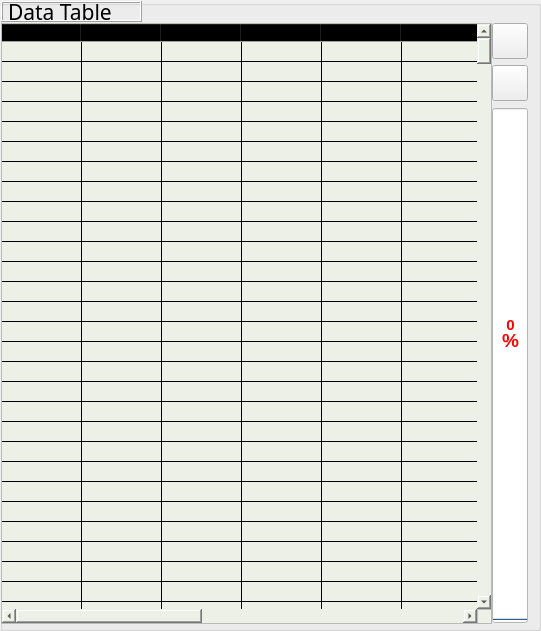
   <widget class="QGroupBox" name="groupBox_4">
    <property name="geometry">
     <rect>
      <x>340</x>
      <y>18</y>
      <width>541</width>
      <height>631</height>
     </rect>
    </property>
    <property name="styleSheet">
     <string notr="true"/>
    </property>
    <property name="title">
     <string/>
    </property>
    <property name="flat">
     <bool>false</bool>
    </property>
    <widget class="QTableWidget" name="tableWidget">
     <property name="geometry">
      <rect>
       <x>1</x>
       <y>23</y>
       <width>491</width>
       <height>601</height>
      </rect>
     </property>
     <property name="palette">
      <palette>
       <active>
        <colorrole role="WindowText">
         <brush brushstyle="SolidPattern">
          <color alpha="255">
           <red>0</red>
           <green>0</green>
           <blue>0</blue>
          </color>
         </brush>
        </colorrole>
        <colorrole role="Button">
         <brush brushstyle="SolidPattern">
          <color alpha="240">
           <red>236</red>
           <green>240</green>
           <blue>230</blue>
          </color>
         </brush>
        </colorrole>
        <colorrole role="Light">
         <brush brushstyle="SolidPattern">
          <color alpha="255">
           <red>0</red>
           <green>255</green>
           <blue>0</blue>
          </color>
         </brush>
        </colorrole>
        <colorrole role="Midlight">
         <brush brushstyle="SolidPattern">
          <color alpha="255">
           <red>0</red>
           <green>212</green>
           <blue>0</blue>
          </color>
         </brush>
        </colorrole>
        <colorrole role="Dark">
         <brush brushstyle="SolidPattern">
          <color alpha="255">
           <red>0</red>
           <green>85</green>
           <blue>0</blue>
          </color>
         </brush>
        </colorrole>
        <colorrole role="Mid">
         <brush brushstyle="SolidPattern">
          <color alpha="255">
           <red>0</red>
           <green>113</green>
           <blue>0</blue>
          </color>
         </brush>
        </colorrole>
        <colorrole role="Text">
         <brush brushstyle="SolidPattern">
          <color alpha="255">
           <red>0</red>
           <green>0</green>
           <blue>0</blue>
          </color>
         </brush>
        </colorrole>
        <colorrole role="BrightText">
         <brush brushstyle="SolidPattern">
          <color alpha="255">
           <red>255</red>
           <green>255</green>
           <blue>255</blue>
          </color>
         </brush>
        </colorrole>
        <colorrole role="ButtonText">
         <brush brushstyle="SolidPattern">
          <color alpha="255">
           <red>0</red>
           <green>0</green>
           <blue>0</blue>
          </color>
         </brush>
        </colorrole>
        <colorrole role="Base">
         <brush brushstyle="NoBrush">
          <color alpha="255">
           <red>0</red>
           <green>0</green>
           <blue>0</blue>
          </color>
         </brush>
        </colorrole>
        <colorrole role="Window">
         <brush brushstyle="SolidPattern">
          <color alpha="240">
           <red>236</red>
           <green>240</green>
           <blue>230</blue>
          </color>
         </brush>
        </colorrole>
        <colorrole role="Shadow">
         <brush brushstyle="SolidPattern">
          <color alpha="255">
           <red>0</red>
           <green>0</green>
           <blue>0</blue>
          </color>
         </brush>
        </colorrole>
        <colorrole role="AlternateBase">
         <brush brushstyle="SolidPattern">
          <color alpha="255">
           <red>127</red>
           <green>212</green>
           <blue>127</blue>
          </color>
         </brush>
        </colorrole>
        <colorrole role="ToolTipBase">
         <brush brushstyle="SolidPattern">
          <color alpha="255">
           <red>255</red>
           <green>255</green>
           <blue>220</blue>
          </color>
         </brush>
        </colorrole>
        <colorrole role="ToolTipText">
         <brush brushstyle="SolidPattern">
          <color alpha="255">
           <red>0</red>
           <green>0</green>
           <blue>0</blue>
          </color>
         </brush>
        </colorrole>
       </active>
       <inactive>
        <colorrole role="WindowText">
         <brush brushstyle="SolidPattern">
          <color alpha="255">
           <red>0</red>
           <green>0</green>
           <blue>0</blue>
          </color>
         </brush>
        </colorrole>
        <colorrole role="Button">
         <brush brushstyle="SolidPattern">
          <color alpha="240">
           <red>236</red>
           <green>240</green>
           <blue>230</blue>
          </color>
         </brush>
        </colorrole>
        <colorrole role="Light">
         <brush brushstyle="SolidPattern">
          <color alpha="255">
           <red>0</red>
           <green>255</green>
           <blue>0</blue>
          </color>
         </brush>
        </colorrole>
        <colorrole role="Midlight">
         <brush brushstyle="SolidPattern">
          <color alpha="255">
           <red>0</red>
           <green>212</green>
           <blue>0</blue>
          </color>
         </brush>
        </colorrole>
        <colorrole role="Dark">
         <brush brushstyle="SolidPattern">
          <color alpha="255">
           <red>0</red>
           <green>85</green>
           <blue>0</blue>
          </color>
         </brush>
        </colorrole>
        <colorrole role="Mid">
         <brush brushstyle="SolidPattern">
          <color alpha="255">
           <red>0</red>
           <green>113</green>
           <blue>0</blue>
          </color>
         </brush>
        </colorrole>
        <colorrole role="Text">
         <brush brushstyle="SolidPattern">
          <color alpha="255">
           <red>0</red>
           <green>0</green>
           <blue>0</blue>
          </color>
         </brush>
        </colorrole>
        <colorrole role="BrightText">
         <brush brushstyle="SolidPattern">
          <color alpha="255">
           <red>255</red>
           <green>255</green>
           <blue>255</blue>
          </color>
         </brush>
        </colorrole>
        <colorrole role="ButtonText">
         <brush brushstyle="SolidPattern">
          <color alpha="255">
           <red>0</red>
           <green>0</green>
           <blue>0</blue>
          </color>
         </brush>
        </colorrole>
        <colorrole role="Base">
         <brush brushstyle="NoBrush">
          <color alpha="255">
           <red>0</red>
           <green>0</green>
           <blue>0</blue>
          </color>
         </brush>
        </colorrole>
        <colorrole role="Window">
         <brush brushstyle="SolidPattern">
          <color alpha="240">
           <red>236</red>
           <green>240</green>
           <blue>230</blue>
          </color>
         </brush>
        </colorrole>
        <colorrole role="Shadow">
         <brush brushstyle="SolidPattern">
          <color alpha="255">
           <red>0</red>
           <green>0</green>
           <blue>0</blue>
          </color>
         </brush>
        </colorrole>
        <colorrole role="AlternateBase">
         <brush brushstyle="SolidPattern">
          <color alpha="255">
           <red>127</red>
           <green>212</green>
           <blue>127</blue>
          </color>
         </brush>
        </colorrole>
        <colorrole role="ToolTipBase">
         <brush brushstyle="SolidPattern">
          <color alpha="255">
           <red>255</red>
           <green>255</green>
           <blue>220</blue>
          </color>
         </brush>
        </colorrole>
        <colorrole role="ToolTipText">
         <brush brushstyle="SolidPattern">
          <color alpha="255">
           <red>0</red>
           <green>0</green>
           <blue>0</blue>
          </color>
         </brush>
        </colorrole>
       </inactive>
       <disabled>
        <colorrole role="WindowText">
         <brush brushstyle="SolidPattern">
          <color alpha="255">
           <red>0</red>
           <green>85</green>
           <blue>0</blue>
          </color>
         </brush>
        </colorrole>
        <colorrole role="Button">
         <brush brushstyle="SolidPattern">
          <color alpha="240">
           <red>236</red>
           <green>240</green>
           <blue>230</blue>
          </color>
         </brush>
        </colorrole>
        <colorrole role="Light">
         <brush brushstyle="SolidPattern">
          <color alpha="255">
           <red>0</red>
           <green>255</green>
           <blue>0</blue>
          </color>
         </brush>
        </colorrole>
        <colorrole role="Midlight">
         <brush brushstyle="SolidPattern">
          <color alpha="255">
           <red>0</red>
           <green>212</green>
           <blue>0</blue>
          </color>
         </brush>
        </colorrole>
        <colorrole role="Dark">
         <brush brushstyle="SolidPattern">
          <color alpha="255">
           <red>0</red>
           <green>85</green>
           <blue>0</blue>
          </color>
         </brush>
        </colorrole>
        <colorrole role="Mid">
         <brush brushstyle="SolidPattern">
          <color alpha="255">
           <red>0</red>
           <green>113</green>
           <blue>0</blue>
          </color>
         </brush>
        </colorrole>
        <colorrole role="Text">
         <brush brushstyle="SolidPattern">
          <color alpha="255">
           <red>0</red>
           <green>85</green>
           <blue>0</blue>
          </color>
         </brush>
        </colorrole>
        <colorrole role="BrightText">
         <brush brushstyle="SolidPattern">
          <color alpha="255">
           <red>255</red>
           <green>255</green>
           <blue>255</blue>
          </color>
         </brush>
        </colorrole>
        <colorrole role="ButtonText">
         <brush brushstyle="SolidPattern">
          <color alpha="255">
           <red>0</red>
           <green>85</green>
           <blue>0</blue>
          </color>
         </brush>
        </colorrole>
        <colorrole role="Base">
         <brush brushstyle="NoBrush">
          <color alpha="255">
           <red>0</red>
           <green>0</green>
           <blue>0</blue>
          </color>
         </brush>
        </colorrole>
        <colorrole role="Window">
         <brush brushstyle="SolidPattern">
          <color alpha="240">
           <red>236</red>
           <green>240</green>
           <blue>230</blue>
          </color>
         </brush>
        </colorrole>
        <colorrole role="Shadow">
         <brush brushstyle="SolidPattern">
          <color alpha="255">
           <red>0</red>
           <green>0</green>
           <blue>0</blue>
          </color>
         </brush>
        </colorrole>
        <colorrole role="AlternateBase">
         <brush brushstyle="SolidPattern">
          <color alpha="255">
           <red>0</red>
           <green>170</green>
           <blue>0</blue>
          </color>
         </brush>
        </colorrole>
        <colorrole role="ToolTipBase">
         <brush brushstyle="SolidPattern">
          <color alpha="255">
           <red>255</red>
           <green>255</green>
           <blue>220</blue>
          </color>
         </brush>
        </colorrole>
        <colorrole role="ToolTipText">
         <brush brushstyle="SolidPattern">
          <color alpha="255">
           <red>0</red>
           <green>0</green>
           <blue>0</blue>
          </color>
         </brush>
        </colorrole>
       </disabled>
      </palette>
     </property>
     <property name="font">
      <font>
       <family>System</family>
       <weight>75</weight>
       <bold>true</bold>
      </font>
     </property>
     <property name="contextMenuPolicy">
      <enum>Qt::ActionsContextMenu</enum>
     </property>
     <property name="styleSheet">
      <string notr="true">gridline-color: rgb(0, 0, 0);
background-color: rgb(236, 240, 230, 240);</string>
     </property>
     <property name="frameShape">
      <enum>QFrame::StyledPanel</enum>
     </property>
     <property name="frameShadow">
      <enum>QFrame::Sunken</enum>
     </property>
     <property name="lineWidth">
      <number>3</number>
     </property>
     <property name="midLineWidth">
      <number>1</number>
     </property>
     <property name="sizeAdjustPolicy">
      <enum>QAbstractScrollArea::AdjustToContents</enum>
     </property>
     <property name="autoScroll">
      <bool>true</bool>
     </property>
     <property name="autoScrollMargin">
      <number>10</number>
     </property>
     <property name="dragEnabled">
      <bool>false</bool>
     </property>
     <property name="selectionMode">
      <enum>QAbstractItemView::ExtendedSelection</enum>
     </property>
     <property name="selectionBehavior">
      <enum>QAbstractItemView::SelectItems</enum>
     </property>
     <property name="showGrid">
      <bool>true</bool>
     </property>
     <property name="gridStyle">
      <enum>Qt::CustomDashLine</enum>
     </property>
     <property name="cornerButtonEnabled">
      <bool>false</bool>
     </property>
     <property name="rowCount">
      <number>1002</number>
     </property>
     <property name="columnCount">
      <number>12</number>
     </property>
     <attribute name="horizontalHeaderCascadingSectionResizes">
      <bool>true</bool>
     </attribute>
     <attribute name="horizontalHeaderDefaultSectionSize">
      <number>80</number>
     </attribute>
     <attribute name="verticalHeaderVisible">
      <bool>false</bool>
     </attribute>
     <attribute name="verticalHeaderDefaultSectionSize">
      <number>20</number>
     </attribute>
     <row/>
     <row/>
     <row/>
     <row/>
     <row/>
     <row/>
     <row/>
     <row/>
     <row/>
     <row/>
     <row/>
     <row/>
     <row/>
     <row/>
     <row/>
     <row/>
     <row/>
     <row/>
     <row/>
     <row/>
     <row/>
     <row/>
     <row/>
     <row/>
     <row/>
     <row/>
     <row/>
     <row/>
     <row/>
     <row/>
     <row/>
     <row/>
     <row/>
     <row/>
     <row/>
     <row/>
     <row/>
     <row/>
     <row/>
     <row/>
     <row/>
     <row/>
     <row/>
     <row/>
     <row/>
     <row/>
     <row/>
     <row/>
     <row/>
     <row/>
     <row/>
     <row/>
     <row/>
     <row/>
     <row/>
     <row/>
     <row/>
     <row/>
     <row/>
     <row/>
     <row/>
     <row/>
     <row/>
     <row/>
     <row/>
     <row/>
     <row/>
     <row/>
     <row/>
     <row/>
     <row/>
     <row/>
     <row/>
     <row/>
     <row/>
     <row/>
     <row/>
     <row/>
     <row/>
     <row/>
     <row/>
     <row/>
     <row/>
     <row/>
     <row/>
     <row/>
     <row/>
     <row/>
     <row/>
     <row/>
     <row/>
     <row/>
     <row/>
     <row/>
     <row/>
     <row/>
     <row/>
     <row/>
     <row/>
     <row/>
     <row/>
     <row/>
     <row/>
     <row/>
     <row/>
     <row/>
     <row/>
     <row/>
     <row/>
     <row/>
     <row/>
     <row/>
     <row/>
     <row/>
     <row/>
     <row/>
     <row/>
     <row/>
     <row/>
     <row/>
     <row/>
     <row/>
     <row/>
     <row/>
     <row/>
     <row/>
     <row/>
     <row/>
     <row/>
     <row/>
     <row/>
     <row/>
     <row/>
     <row/>
     <row/>
     <row/>
     <row/>
     <row/>
     <row/>
     <row/>
     <row/>
     <row/>
     <row/>
     <row/>
     <row/>
     <row/>
     <row/>
     <row/>
     <row/>
     <row/>
     <row/>
     <row/>
     <row/>
     <row/>
     <row/>
     <row/>
     <row/>
     <row/>
     <row/>
     <row/>
     <row/>
     <row/>
     <row/>
     <row/>
     <row/>
     <row/>
     <row/>
     <row/>
     <row/>
     <row/>
     <row/>
     <row/>
     <row/>
     <row/>
     <row/>
     <row/>
     <row/>
     <row/>
     <row/>
     <row/>
     <row/>
     <row/>
     <row/>
     <row/>
     <row/>
     <row/>
     <row/>
     <row/>
     <row/>
     <row/>
     <row/>
     <row/>
     <row/>
     <row/>
     <row/>
     <row/>
     <row/>
     <row/>
     <row/>
     <row/>
     <row/>
     <row/>
     <row/>
     <row/>
     <row/>
     <row/>
     <row/>
     <row/>
     <row/>
     <row/>
     <row/>
     <row/>
     <row/>
     <row/>
     <row/>
     <row/>
     <row/>
     <row/>
     <row/>
     <row/>
     <row/>
     <row/>
     <row/>
     <row/>
     <row/>
     <row/>
     <row/>
     <row/>
     <row/>
     <row/>
     <row/>
     <row/>
     <row/>
     <row/>
     <row/>
     <row/>
     <row/>
     <row/>
     <row/>
     <row/>
     <row/>
     <row/>
     <row/>
     <row/>
     <row/>
     <row/>
     <row/>
     <row/>
     <row/>
     <row/>
     <row/>
     <row/>
     <row/>
     <row/>
     <row/>
     <row/>
     <row/>
     <row/>
     <row/>
     <row/>
     <row/>
     <row/>
     <row/>
     <row/>
     <row/>
     <row/>
     <row/>
     <row/>
     <row/>
     <row/>
     <row/>
     <row/>
     <row/>
     <row/>
     <row/>
     <row/>
     <row/>
     <row/>
     <row/>
     <row/>
     <row/>
     <row/>
     <row/>
     <row/>
     <row/>
     <row/>
     <row/>
     <row/>
     <row/>
     <row/>
     <row/>
     <row/>
     <row/>
     <row/>
     <row/>
     <row/>
     <row/>
     <row/>
     <row/>
     <row/>
     <row/>
     <row/>
     <row/>
     <row/>
     <row/>
     <row/>
     <row/>
     <row/>
     <row/>
     <row/>
     <row/>
     <row/>
     <row/>
     <row/>
     <row/>
     <row/>
     <row/>
     <row/>
     <row/>
     <row/>
     <row/>
     <row/>
     <row/>
     <row/>
     <row/>
     <row/>
     <row/>
     <row/>
     <row/>
     <row/>
     <row/>
     <row/>
     <row/>
     <row/>
     <row/>
     <row/>
     <row/>
     <row/>
     <row/>
     <row/>
     <row/>
     <row/>
     <row/>
     <row/>
     <row/>
     <row/>
     <row/>
     <row/>
     <row/>
     <row/>
     <row/>
     <row/>
     <row/>
     <row/>
     <row/>
     <row/>
     <row/>
     <row/>
     <row/>
     <row/>
     <row/>
     <row/>
     <row/>
     <row/>
     <row/>
     <row/>
     <row/>
     <row/>
     <row/>
     <row/>
     <row/>
     <row/>
     <row/>
     <row/>
     <row/>
     <row/>
     <row/>
     <row/>
     <row/>
     <row/>
     <row/>
     <row/>
     <row/>
     <row/>
     <row/>
     <row/>
     <row/>
     <row/>
     <row/>
     <row/>
     <row/>
     <row/>
     <row/>
     <row/>
     <row/>
     <row/>
     <row/>
     <row/>
     <row/>
     <row/>
     <row/>
     <row/>
     <row/>
     <row/>
     <row/>
     <row/>
     <row/>
     <row/>
     <row/>
     <row/>
     <row/>
     <row/>
     <row/>
     <row/>
     <row/>
     <row/>
     <row/>
     <row/>
     <row/>
     <row/>
     <row/>
     <row/>
     <row/>
     <row/>
     <row/>
     <row/>
     <row/>
     <row/>
     <row/>
     <row/>
     <row/>
     <row/>
     <row/>
     <row/>
     <row/>
     <row/>
     <row/>
     <row/>
     <row/>
     <row/>
     <row/>
     <row/>
     <row/>
     <row/>
     <row/>
     <row/>
     <row/>
     <row/>
     <row/>
     <row/>
     <row/>
     <row/>
     <row/>
     <row/>
     <row/>
     <row/>
     <row/>
     <row/>
     <row/>
     <row/>
     <row/>
     <row/>
     <row/>
     <row/>
     <row/>
     <row/>
     <row/>
     <row/>
     <row/>
     <row/>
     <row/>
     <row/>
     <row/>
     <row/>
     <row/>
     <row/>
     <row/>
     <row/>
     <row/>
     <row/>
     <row/>
     <row/>
     <row/>
     <row/>
     <row/>
     <row/>
     <row/>
     <row/>
     <row/>
     <row/>
     <row/>
     <row/>
     <row/>
     <row/>
     <row/>
     <row/>
     <row/>
     <row/>
     <row/>
     <row/>
     <row/>
     <row/>
     <row/>
     <row/>
     <row/>
     <row/>
     <row/>
     <row/>
     <row/>
     <row/>
     <row/>
     <row/>
     <row/>
     <row/>
     <row/>
     <row/>
     <row/>
     <row/>
     <row/>
     <row/>
     <row/>
     <row/>
     <row/>
     <row/>
     <row/>
     <row/>
     <row/>
     <row/>
     <row/>
     <row/>
     <row/>
     <row/>
     <row/>
     <row/>
     <row/>
     <row/>
     <row/>
     <row/>
     <row/>
     <row/>
     <row/>
     <row/>
     <row/>
     <row/>
     <row/>
     <row/>
     <row/>
     <row/>
     <row/>
     <row/>
     <row/>
     <row/>
     <row/>
     <row/>
     <row/>
     <row/>
     <row/>
     <row/>
     <row/>
     <row/>
     <row/>
     <row/>
     <row/>
     <row/>
     <row/>
     <row/>
     <row/>
     <row/>
     <row/>
     <row/>
     <row/>
     <row/>
     <row/>
     <row/>
     <row/>
     <row/>
     <row/>
     <row/>
     <row/>
     <row/>
     <row/>
     <row/>
     <row/>
     <row/>
     <row/>
     <row/>
     <row/>
     <row/>
     <row/>
     <row/>
     <row/>
     <row/>
     <row/>
     <row/>
     <row/>
     <row/>
     <row/>
     <row/>
     <row/>
     <row/>
     <row/>
     <row/>
     <row/>
     <row/>
     <row/>
     <row/>
     <row/>
     <row/>
     <row/>
     <row/>
     <row/>
     <row/>
     <row/>
     <row/>
     <row/>
     <row/>
     <row/>
     <row/>
     <row/>
     <row/>
     <row/>
     <row/>
     <row/>
     <row/>
     <row/>
     <row/>
     <row/>
     <row/>
     <row/>
     <row/>
     <row/>
     <row/>
     <row/>
     <row/>
     <row/>
     <row/>
     <row/>
     <row/>
     <row/>
     <row/>
     <row/>
     <row/>
     <row/>
     <row/>
     <row/>
     <row/>
     <row/>
     <row/>
     <row/>
     <row/>
     <row/>
     <row/>
     <row/>
     <row/>
     <row/>
     <row/>
     <row/>
     <row/>
     <row/>
     <row/>
     <row/>
     <row/>
     <row/>
     <row/>
     <row/>
     <row/>
     <row/>
     <row/>
     <row/>
     <row/>
     <row/>
     <row/>
     <row/>
     <row/>
     <row/>
     <row/>
     <row/>
     <row/>
     <row/>
     <row/>
     <row/>
     <row/>
     <row/>
     <row/>
     <row/>
     <row/>
     <row/>
     <row/>
     <row/>
     <row/>
     <row/>
     <row/>
     <row/>
     <row/>
     <row/>
     <row/>
     <row/>
     <row/>
     <row/>
     <row/>
     <row/>
     <row/>
     <row/>
     <row/>
     <row/>
     <row/>
     <row/>
     <row/>
     <row/>
     <row/>
     <row/>
     <row/>
     <row/>
     <row/>
     <row/>
     <row/>
     <row/>
     <row/>
     <row/>
     <row/>
     <row/>
     <row/>
     <row/>
     <row/>
     <row/>
     <row/>
     <row/>
     <row/>
     <row/>
     <row/>
     <row/>
     <row/>
     <row/>
     <row/>
     <row/>
     <row/>
     <row/>
     <row/>
     <row/>
     <row/>
     <row/>
     <row/>
     <row/>
     <row/>
     <row/>
     <row/>
     <row/>
     <row/>
     <row/>
     <row/>
     <row/>
     <row/>
     <row/>
     <row/>
     <row/>
     <row/>
     <row/>
     <row/>
     <row/>
     <row/>
     <row/>
     <row/>
     <row/>
     <row/>
     <row/>
     <row/>
     <row/>
     <row/>
     <row/>
     <row/>
     <row/>
     <row/>
     <row/>
     <row/>
     <row/>
     <row/>
     <row/>
     <row/>
     <row/>
     <row/>
     <row/>
     <row/>
     <row/>
     <row/>
     <row/>
     <row/>
     <row/>
     <row/>
     <row/>
     <row/>
     <row/>
     <row/>
     <row/>
     <row/>
     <row/>
     <row/>
     <row/>
     <row/>
     <row/>
     <row/>
     <row/>
     <row/>
     <row/>
     <row/>
     <row/>
     <row/>
     <row/>
     <row/>
     <row/>
     <row/>
     <row/>
     <row/>
     <row/>
     <row/>
     <row/>
     <row/>
     <row/>
     <row/>
     <row/>
     <row/>
     <row/>
     <row/>
     <row/>
     <row/>
     <row/>
     <row/>
     <row/>
     <row/>
     <row/>
     <row/>
     <row/>
     <row/>
     <row/>
     <row/>
     <row/>
     <row/>
     <row/>
     <row/>
     <row/>
     <row/>
     <row/>
     <row/>
     <row/>
     <row/>
     <row/>
     <row/>
     <row/>
     <row/>
     <row/>
     <row/>
     <row/>
     <row/>
     <row/>
     <row/>
     <row/>
     <row/>
     <row/>
     <row/>
     <row/>
     <row/>
     <row/>
     <row/>
     <row/>
     <row/>
     <row/>
     <row/>
     <row/>
     <row/>
     <row/>
     <row/>
     <row/>
     <row/>
     <row/>
     <row/>
     <row/>
     <row/>
     <row/>
     <row/>
     <row/>
     <row/>
     <row/>
     <row/>
     <row/>
     <row/>
     <row/>
     <row/>
     <row/>
     <row/>
     <row/>
     <row/>
     <row/>
     <row/>
     <row/>
     <row/>
     <row/>
     <row/>
     <row/>
     <row/>
     <row/>
     <row/>
     <row/>
     <row/>
     <row/>
     <row/>
     <row/>
     <row/>
     <row/>
     <row/>
     <row/>
     <row/>
     <row/>
     <row/>
     <row/>
     <row/>
     <row/>
     <row/>
     <row/>
     <row/>
     <row/>
     <row/>
     <row/>
     <row/>
     <row/>
     <row/>
     <row/>
     <row/>
     <row/>
     <row/>
     <row/>
     <row/>
     <row/>
     <row/>
     <row/>
     <row/>
     <row/>
     <row/>
     <row/>
     <row/>
     <row/>
     <row/>
     <row/>
     <row/>
     <row/>
     <row/>
     <row/>
     <row/>
     <row/>
     <row/>
     <row/>
     <row/>
     <row/>
     <row/>
     <row/>
     <row/>
     <row/>
     <row/>
     <row/>
     <row/>
     <row/>
     <row/>
     <row/>
     <row/>
     <row/>
     <row/>
     <row/>
     <row/>
     <row/>
     <row/>
     <row/>
     <row/>
     <row/>
     <row/>
     <row/>
     <row/>
     <row/>
     <row/>
     <row/>
     <row/>
     <row/>
     <row/>
     <row/>
     <row/>
     <row/>
     <row/>
     <row/>
     <row/>
     <row/>
     <row/>
     <row/>
     <row/>
     <row/>
     <row/>
     <row/>
     <row/>
     <row/>
     <row/>
     <row/>
     <row/>
     <row/>
     <row/>
     <row/>
     <row/>
     <column>
      <property name="text">
       <string>DataName</string>
      </property>
     </column>
     <column>
      <property name="text">
       <string>X-Coor</string>
      </property>
     </column>
     <column>
      <property name="text">
       <string>Y-Coor</string>
      </property>
     </column>
     <column>
      <property name="text">
       <string>Z-Coor</string>
      </property>
     </column>
     <column>
      <property name="text">
       <string>Lv</string>
      </property>
     </column>
     <column>
      <property name="text">
       <string>x</string>
      </property>
     </column>
     <column>
      <property name="text">
       <string>y</string>
      </property>
     </column>
     <column>
      <property name="text">
       <string>u'</string>
      </property>
     </column>
     <column>
      <property name="text">
       <string>v'</string>
      </property>
     </column>
     <column>
      <property name="text">
       <string>X</string>
      </property>
     </column>
     <column>
      <property name="text">
       <string>Y</string>
      </property>
     </column>
     <column>
      <property name="text">
       <string>Z</string>
      </property>
     </column>
     <item row="0" column="0">
      <property name="text">
       <string/>
      </property>
      <property name="flags">
       <set>ItemIsSelectable|ItemIsDragEnabled|ItemIsDropEnabled|ItemIsUserCheckable|ItemIsEnabled|ItemIsTristate</set>
      </property>
     </item>
    </widget>
    <widget class="QLabel" name="label">
     <property name="geometry">
      <rect>
       <x>1</x>
       <y>1</y>
       <width>141</width>
       <height>21</height>
      </rect>
     </property>
     <property name="font">
      <font>
       <family>SimSun-ExtB</family>
       <pointsize>16</pointsize>
       <weight>50</weight>
       <bold>false</bold>
      </font>
     </property>
     <property name="frameShape">
      <enum>QFrame::Box</enum>
     </property>
     <property name="frameShadow">
      <enum>QFrame::Raised</enum>
     </property>
     <property name="text">
      <string>Data Table</string>
     </property>
    </widget>
    <widget class="QPushButton" name="exportExcel">
     <property name="geometry">
      <rect>
       <x>492</x>
       <y>65</y>
       <width>36</width>
       <height>36</height>
      </rect>
     </property>
     <property name="styleSheet">
      <string notr="true">background-image: url(:/new/background/resource/save.png);</string>
     </property>
     <property name="text">
      <string/>
     </property>
     <property name="iconSize">
      <size>
       <width>24</width>
       <height>24</height>
      </size>
     </property>
     <property name="flat">
      <bool>false</bool>
     </property>
    </widget>
    <widget class="QPushButton" name="clear">
     <property name="geometry">
      <rect>
       <x>492</x>
       <y>23</y>
       <width>36</width>
       <height>36</height>
      </rect>
     </property>
     <property name="styleSheet">
      <string notr="true">background-image: url(:/new/background/resource/clear.png);</string>
     </property>
     <property name="text">
      <string/>
     </property>
     <property name="autoDefault">
      <bool>false</bool>
     </property>
     <property name="default">
      <bool>false</bool>
     </property>
     <property name="flat">
      <bool>false</bool>
     </property>
    </widget>
    <widget class="QProgressBar" name="progressBar">
     <property name="geometry">
      <rect>
       <x>492</x>
       <y>108</y>
       <width>36</width>
       <height>515</height>
      </rect>
     </property>
     <property name="sizePolicy">
      <sizepolicy hsizetype="Expanding" vsizetype="Fixed">
       <horstretch>0</horstretch>
       <verstretch>0</verstretch>
      </sizepolicy>
     </property>
     <property name="styleSheet">
      <string notr="true">background-color: rgb(255, 255, 255);</string>
     </property>
     <property name="value">
      <number>0</number>
     </property>
     <property name="alignment">
      <set>Qt::AlignCenter</set>
     </property>
     <property name="textVisible">
      <bool>true</bool>
     </property>
     <property name="orientation">
      <enum>Qt::Vertical</enum>
     </property>
     <property name="invertedAppearance">
      <bool>false</bool>
     </property>
     <property name="textDirection">
      <enum>QProgressBar::BottomToTop</enum>
     </property>
    </widget>
    <widget class="QLabel" name="progressText">
     <property name="geometry">
      <rect>
       <x>495</x>
       <y>315</y>
       <width>31</width>
       <height>20</height>
      </rect>
     </property>
     <property name="font">
      <font>
       <pointsize>11</pointsize>
       <weight>75</weight>
       <bold>true</bold>
      </font>
     </property>
     <property name="styleSheet">
      <string notr="true">color: rgb(255, 0, 0);
background-color: rgba(255, 255, 255, 0);</string>
     </property>
     <property name="text">
      <string>0</string>
     </property>
     <property name="alignment">
      <set>Qt::AlignCenter</set>
     </property>
    </widget>
    <widget class="QLabel" name="label_7">
     <property name="geometry">
      <rect>
       <x>495</x>
       <y>330</y>
       <width>31</width>
       <height>20</height>
      </rect>
     </property>
     <property name="font">
      <font>
       <pointsize>14</pointsize>
       <weight>75</weight>
       <bold>true</bold>
      </font>
     </property>
     <property name="styleSheet">
      <string notr="true">color: rgb(255, 0, 0);
background-color: rgba(255, 255, 255, 0);</string>
     </property>
     <property name="text">
      <string>%</string>
     </property>
     <property name="textFormat">
      <enum>Qt::AutoText</enum>
     </property>
     <property name="alignment">
      <set>Qt::AlignCenter</set>
     </property>
    </widget>
   </widget>
